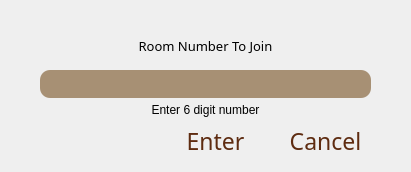
<?xml version="1.0" encoding="UTF-8"?>
<ui version="4.0">
 <class>JoinRoom</class>
 <widget class="QDialog" name="JoinRoom">
  <property name="geometry">
   <rect>
    <x>0</x>
    <y>0</y>
    <width>411</width>
    <height>172</height>
   </rect>
  </property>
  <property name="windowTitle">
   <string>Dialog</string>
  </property>
  <property name="styleSheet">
   <string notr="true">QDialog {border-image: url(:/Images/UI/Keys.png);}</string>
  </property>
  <widget class="QPushButton" name="cancelButton">
   <property name="geometry">
    <rect>
     <x>270</x>
     <y>120</y>
     <width>111</width>
     <height>41</height>
    </rect>
   </property>
   <property name="font">
    <font>
     <family>Karate</family>
     <pointsize>17</pointsize>
    </font>
   </property>
   <property name="cursor">
    <cursorShape>PointingHandCursor</cursorShape>
   </property>
   <property name="focusPolicy">
    <enum>Qt::NoFocus</enum>
   </property>
   <property name="styleSheet">
    <string notr="true">QPushButton {
	font-family: 'Karate';
	border-radius: 10px;
	color: rgb(94, 44, 17);
}

QPushButton:hover {
	background-color: rgba(102, 32, 0, 0.3);
}
</string>
   </property>
   <property name="text">
    <string>Cancel</string>
   </property>
  </widget>
  <widget class="QLabel" name="label">
   <property name="geometry">
    <rect>
     <x>0</x>
     <y>100</y>
     <width>411</width>
     <height>20</height>
    </rect>
   </property>
   <property name="styleSheet">
    <string notr="true">color: rgb(0, 0, 0);</string>
   </property>
   <property name="text">
    <string>Enter 6 digit number</string>
   </property>
   <property name="alignment">
    <set>Qt::AlignCenter</set>
   </property>
  </widget>
  <widget class="QLineEdit" name="lineEdit">
   <property name="geometry">
    <rect>
     <x>40</x>
     <y>70</y>
     <width>331</width>
     <height>28</height>
    </rect>
   </property>
   <property name="font">
    <font>
     <bold>true</bold>
    </font>
   </property>
   <property name="styleSheet">
    <string notr="true">background-color: rgba(118, 79, 31, 150);
border-radius: 10px;</string>
   </property>
   <property name="inputMethodHints">
    <set>Qt::ImhDigitsOnly</set>
   </property>
   <property name="maxLength">
    <number>6</number>
   </property>
   <property name="alignment">
    <set>Qt::AlignCenter</set>
   </property>
  </widget>
  <widget class="QLabel" name="askUsernameLabel">
   <property name="geometry">
    <rect>
     <x>0</x>
     <y>20</y>
     <width>411</width>
     <height>51</height>
    </rect>
   </property>
   <property name="font">
    <font>
     <family>Segoe UI Black</family>
     <pointsize>10</pointsize>
    </font>
   </property>
   <property name="styleSheet">
    <string notr="true">color: rgb(0, 0, 0);</string>
   </property>
   <property name="text">
    <string>Room Number To Join</string>
   </property>
   <property name="alignment">
    <set>Qt::AlignCenter</set>
   </property>
  </widget>
  <widget class="QPushButton" name="enterButton">
   <property name="geometry">
    <rect>
     <x>160</x>
     <y>120</y>
     <width>111</width>
     <height>41</height>
    </rect>
   </property>
   <property name="font">
    <font>
     <family>Karate</family>
     <pointsize>17</pointsize>
    </font>
   </property>
   <property name="cursor">
    <cursorShape>PointingHandCursor</cursorShape>
   </property>
   <property name="focusPolicy">
    <enum>Qt::NoFocus</enum>
   </property>
   <property name="styleSheet">
    <string notr="true">QPushButton {
	font-family: 'Karate';
	color: rgb(94, 44, 17);
	border-radius: 10px;
}

QPushButton:hover {
	background-color: rgba(102, 32, 0, 0.3);
}
</string>
   </property>
   <property name="text">
    <string>Enter</string>
   </property>
  </widget>
 </widget>
 <resources/>
 <connections/>
</ui>
